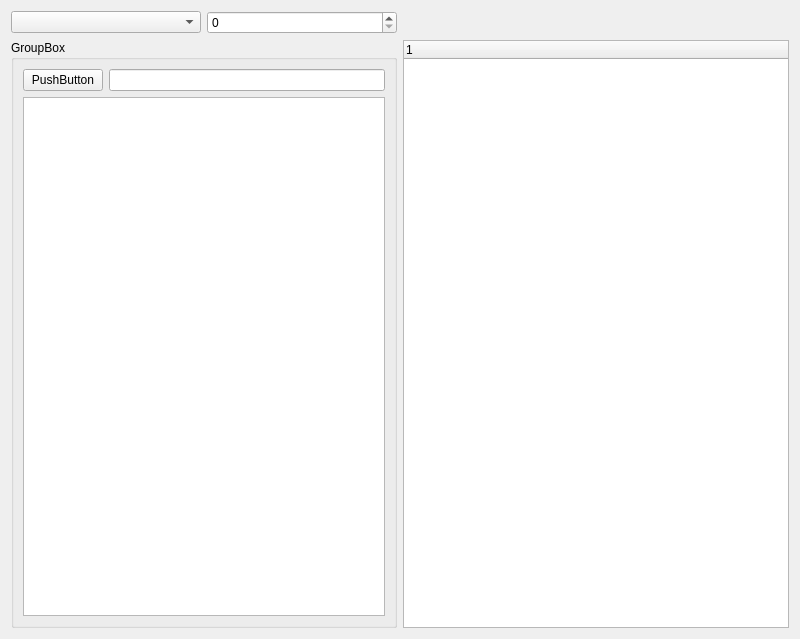
<?xml version="1.0" encoding="UTF-8"?>
<ui version="4.0">
 <class>Widget</class>
 <widget class="QWidget" name="Widget">
  <property name="geometry">
   <rect>
    <x>0</x>
    <y>0</y>
    <width>800</width>
    <height>639</height>
   </rect>
  </property>
  <property name="windowTitle">
   <string>Widget</string>
  </property>
  <layout class="QGridLayout" name="gridLayout_2">
   <item row="0" column="1">
    <widget class="QSpinBox" name="spinBox"/>
   </item>
   <item row="1" column="0" colspan="2">
    <widget class="QGroupBox" name="groupBox">
     <property name="title">
      <string>GroupBox</string>
     </property>
     <layout class="QGridLayout" name="gridLayout">
      <item row="0" column="0">
       <widget class="QPushButton" name="pushButton">
        <property name="text">
         <string>PushButton</string>
        </property>
       </widget>
      </item>
      <item row="0" column="1">
       <widget class="QLineEdit" name="lineEdit"/>
      </item>
      <item row="1" column="0" colspan="2">
       <widget class="QListView" name="listView"/>
      </item>
     </layout>
    </widget>
   </item>
   <item row="0" column="0">
    <widget class="QComboBox" name="comboBox"/>
   </item>
   <item row="1" column="2" colspan="2">
    <widget class="QTreeWidget" name="treeWidget">
     <column>
      <property name="text">
       <string notr="true">1</string>
      </property>
     </column>
    </widget>
   </item>
  </layout>
 </widget>
 <resources/>
 <connections/>
</ui>
